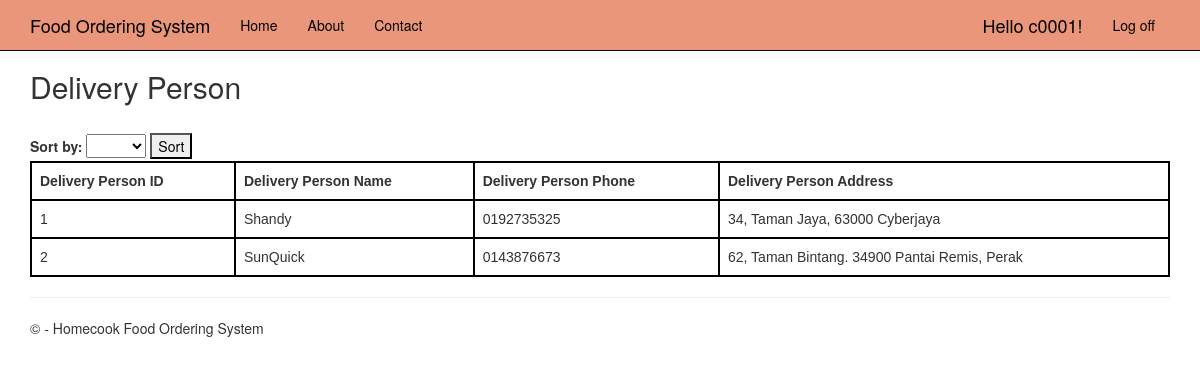
The app's page /viewdeliveryperson (signed in), older data.
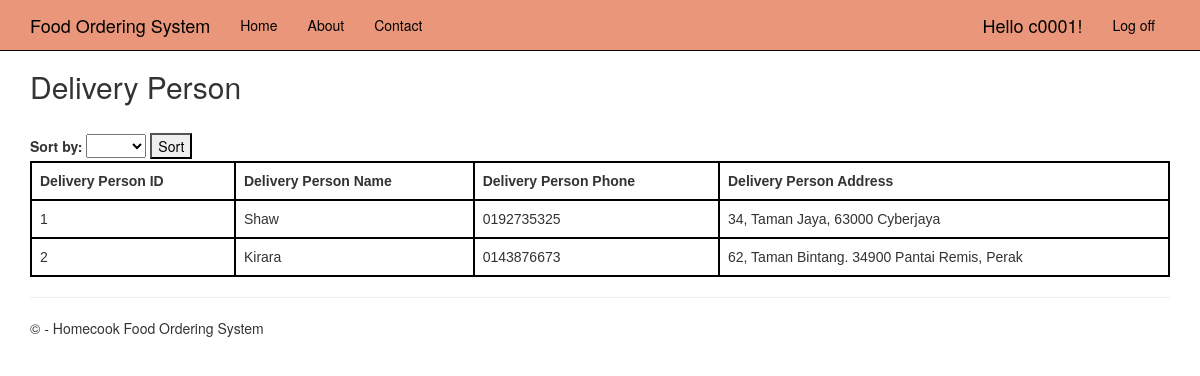
The same page, newer data.
### app/models.py (models this page shows, shortened)
class DeliveryPerson(models.Model):
    user = models.OneToOneField(User, on_delete=models.CASCADE)
    deliveryperson_id = models.BigAutoField(auto_created=True, primary_key=True, serialize=False, verbose_name='ID')
    deliveryperson_name = models.CharField(max_length=30, null=True)
    deliveryperson_phone = models.CharField(max_length=20, null=True)
    deliveryperson_address = models.CharField(max_length=200, null=True)

### systemmanager/viewdeliveryperson/views.py (the view)
# urls.py: re_path(r'^viewdeliveryperson', viewdeliveryperson_views.viewAllDeliveryperson, name = 'viewdeliveryperson'),
@login_required
def viewAllDeliveryperson(request):
    sort_by = request.GET.get('deliveryperson')
    if sort_by == 'ID':
        deliverypersons = DeliveryPerson.objects.all().order_by('deliveryperson_id').values()
    elif sort_by == 'Name':
        deliverypersons = DeliveryPerson.objects.all().order_by('deliveryperson_name').values()
    else:
        deliverypersons = DeliveryPerson.objects.all().values()
    context = {
        'deliverypersons' : deliverypersons,
        'sort_by' : sort_by,
    }
    return render(request, 'viewdeliveryperson/viewdeliveryperson.html', context)

### systemmanager/viewdeliveryperson/templates/viewdeliveryperson/viewdeliveryperson.html (shortened to what this page needs)
{% extends "app/layout.html" %}
{% block content %}
<div class="viewdeliveryperson">
    <div class=top>
        <h2>Delivery Person</h2>
    </div>
    <form method="GET" action="{% url 'viewdeliveryperson' %}">
        <label for="viewdeliveryperson">Sort by:</label>
        <select name="deliveryperson" id="deliveryperson">
            <option value="" {% if not request.GET.deliveryperson %}selected{% endif %}> </option>
            <option value="ID" {% if request.GET.deliveryperson == 'ID' %}selected{% endif %}>ID</option>
        </select>
        <button type="submit">Sort</button>
    </form>
    <table>
        <thead>
            <tr>
                <th>
                    Delivery Person ID
                </th>
                <th>
                    Delivery Person Name
                </th>
                <th>
                    Delivery Person Phone
                </th>
                <th>
                    Delivery Person Address
                </th>
            </tr>
        </thead>
        {% for deliveryperson in deliverypersons %}
            <tr>
                <td>
                    {{ deliveryperson.deliveryperson_id }}
                </td>
                <td>
                    {{ deliveryperson.deliveryperson_name }}
                </td>
                <td>
                    {{ deliveryperson.deliveryperson_phone }}
                </td>
                <td>
                    {{ deliveryperson.deliveryperson_address }}
                </td>
            </tr>
        {% endfor %}
    </table>
</div>
{% endblock %}

Row changes from the older to the newer data that the page shows:
changed DeliveryPerson "34, Taman Jaya, 63000 Cyberjaya": deliveryperson_name "Shandy" → "Shaw"
changed DeliveryPerson "62, Taman Bintang. 34900 Pantai Remis, Perak": deliveryperson_name "SunQuick" → "Kirara"
